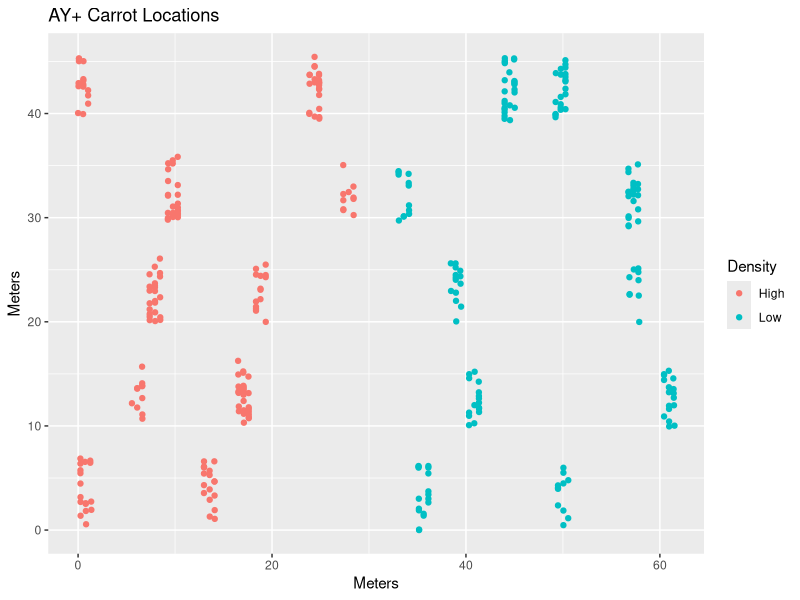
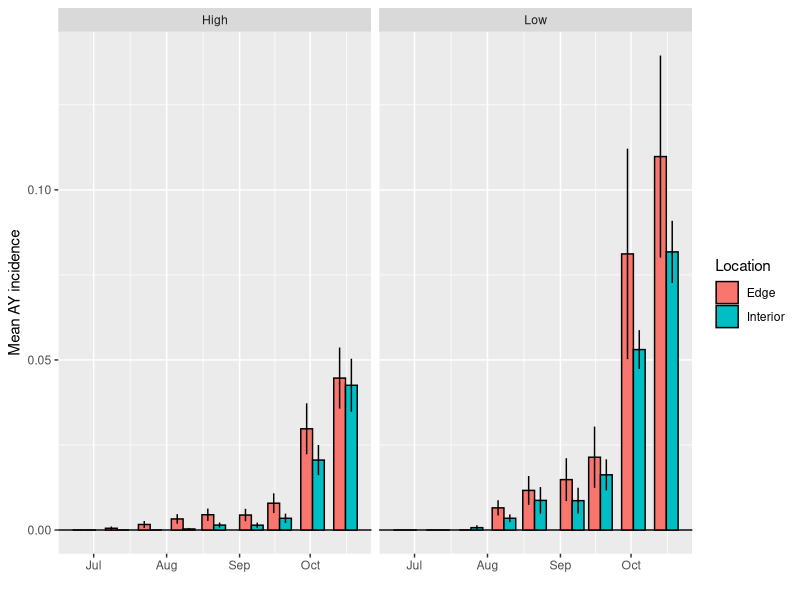
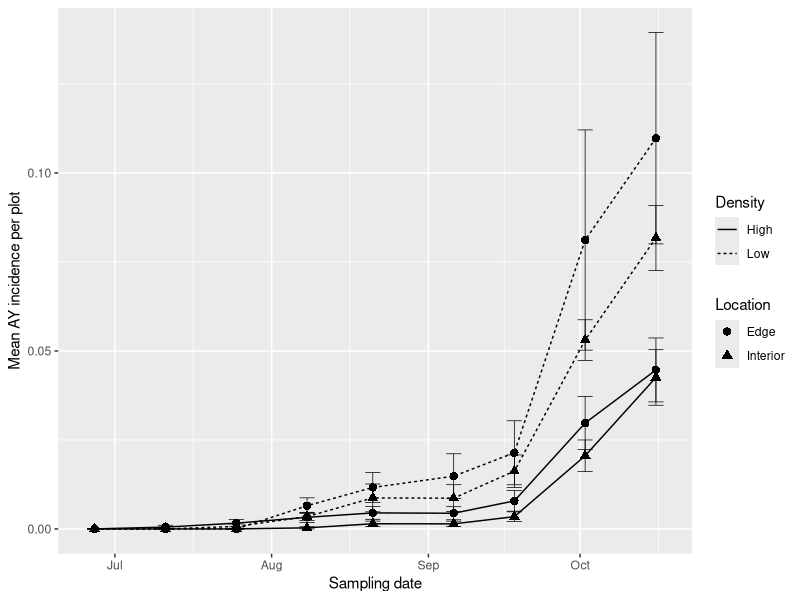
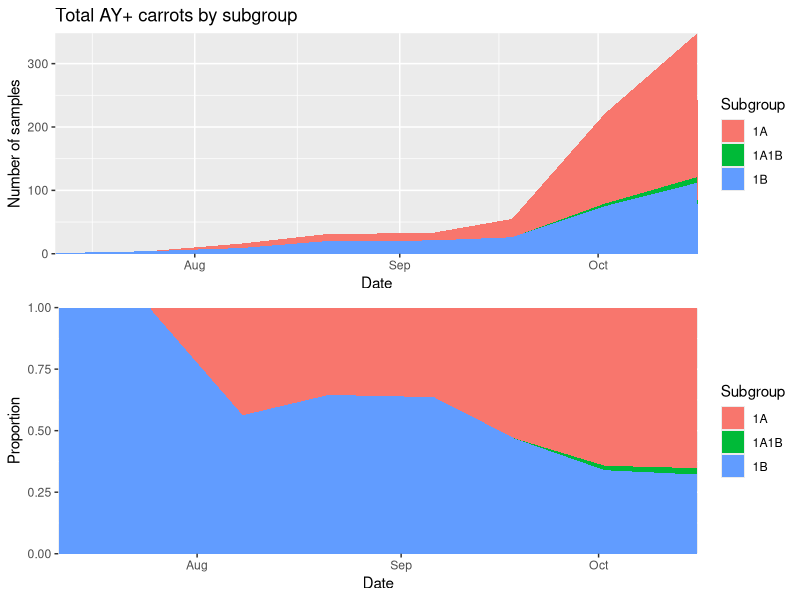
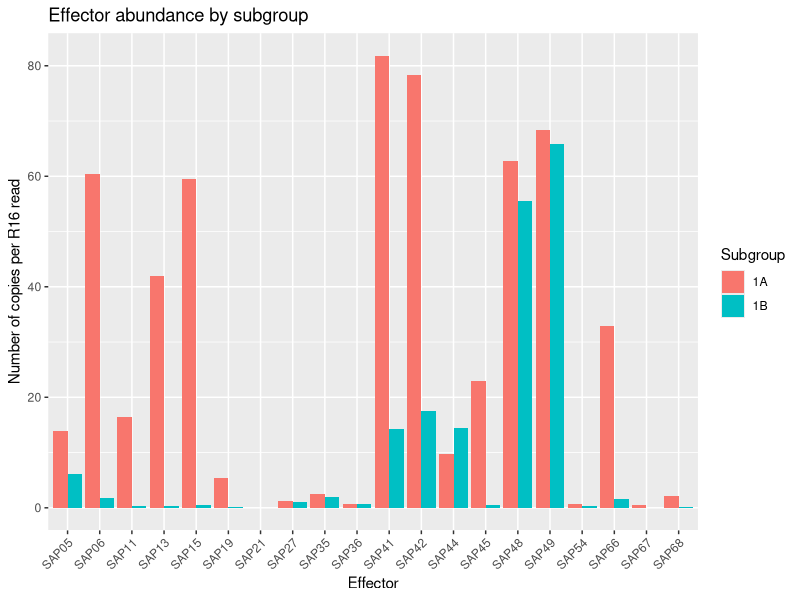
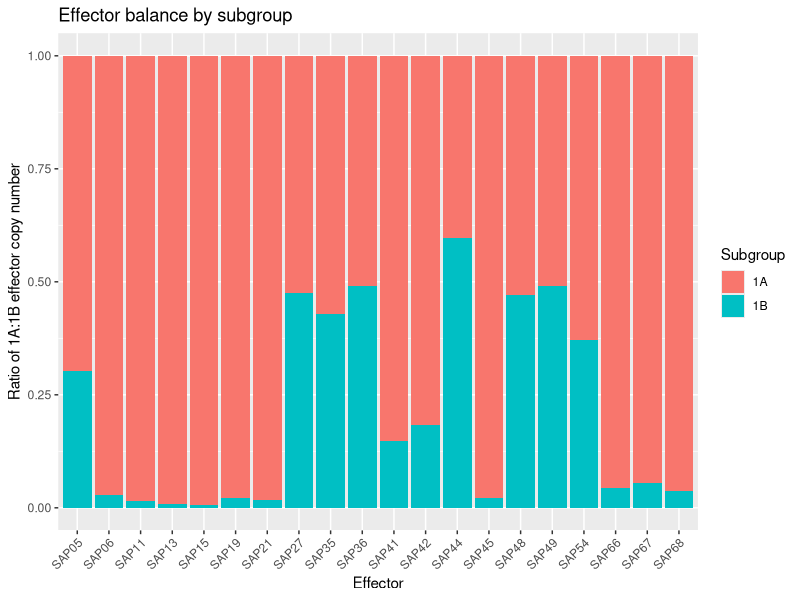
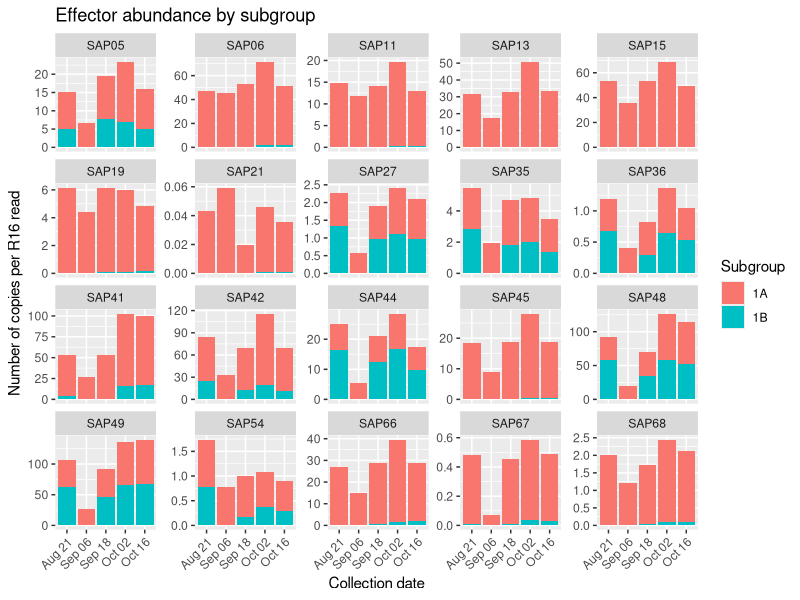
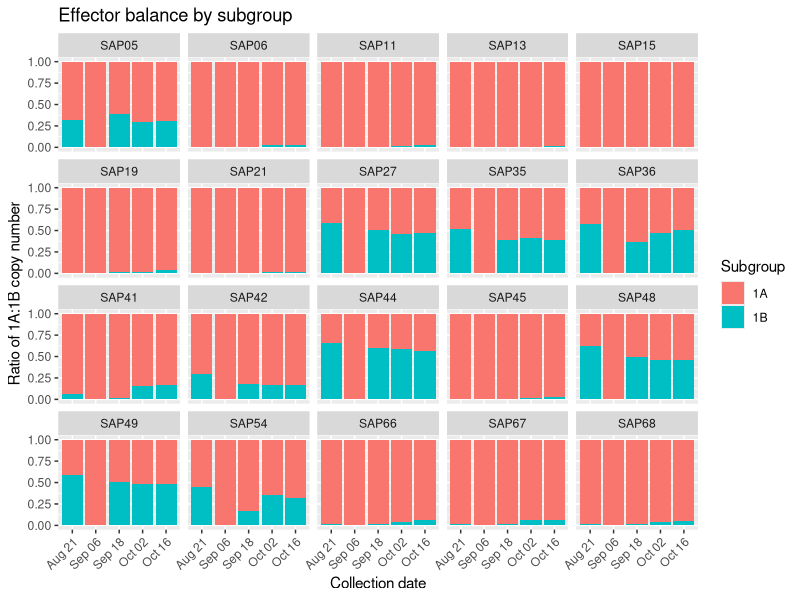

The R script that drew these images, in order: (Note: this script raises an error after producing the figures.)
# packages ----
library(tidyverse)
library(stats)
library(Cairo)



# read data ----

# diseased carrot locations
carrots =
  read_csv("data/carrot locs wtm.csv") %>%
  filter(AY == 1) %>%
  mutate_if(is.character, as.factor) %>%
  mutate(x = WTM_X, y = WTM_Y)

# front and back stake locations
stakes =
  read_csv("data/stakes.csv") %>%
  mutate_if(is.character, as.factor)

# read AY incidence data
ay =
  read_csv("data/incidence.csv") %>%
  mutate_if(is.character, as.factor)

# plot carrot locations
ay.pts =
  carrots %>%
  mutate(x = WTM_X - min(WTM_X),
         y = WTM_Y - min(WTM_Y)) %>%
  ggplot(aes(x = x, y = y, color = Density)) +
  geom_point() +
  labs(title = "AY+ Carrot Locations",
       x = "Meters",
       y = "Meters")
ay.pts
ggsave("ay pts.png", ay.pts)



# disease incidence ----

# mean AY incidence by density and plot location
ay.summary =
  ay %>%
  group_by(Date, Density, Location) %>%
  summarise(n = n(),
            mean = mean(Incidence),
            sd = sd(Incidence),
            se = sd(Incidence)/sqrt(n()))


# bar plot of incidence over time by groups
ay.barplot =
  ay.summary %>%
  ggplot(aes(x = Date,
             y = mean,
             ymin = mean - se,
             ymax = mean + se,
             fill = Location)) +
  geom_hline(yintercept = 0) +
  geom_bar(stat = "identity",
           color = "black",
           width = 10,
           position = "dodge") +
  geom_linerange(position = position_dodge(10)) +
  facet_grid(. ~ Density) +
  labs(y = "Mean AY incidence", x = "")
ay.barplot
ggsave("ay barplot.png", ay.barplot)

# disease incidence over time, line plot
ay.lineplot =
  ay.summary %>%
  ggplot(aes(x = Date,
             y = mean,
             ymin = mean - se,
             ymax = mean + se,
             group = paste(Density, Location))) +
  geom_line(aes(linetype = Density), size = .5) +
  geom_point(aes(shape = Location), size = 2.5) +
  geom_errorbar(width = 3, size = .25) +
  scale_shape_discrete() +
  scale_color_manual(values = c("black", "darkgrey")) +
  labs(y = "Mean AY incidence per plot", x = "Sampling date")
ay.lineplot
ggsave("ay lineplot.png", ay.lineplot)



# subgroup plots ----

subgroups = read_csv("data/subgroups.csv") %>%
  mutate_if(is.character, as.factor)
str(subgroups)

# cumulative subgroups over time
subgroup_count = subgroups %>%
  group_by(Date, Subgroup) %>%
  summarise(n = n()) %>%
  spread(Subgroup, n, fill = 0) %>%
  gather(Subgroup, n, `1A`:`1B`) %>%
  ungroup() %>%
  arrange(Subgroup) %>%
  group_by(Subgroup) %>%
  mutate(cumn = cumsum(n))
subgroup_count

library(gridExtra)
p = subgroup_count %>%
  ggplot(aes(x = Date, y = cumn, fill = Subgroup)) +
  coord_cartesian(expand = F)
grid.arrange(p + geom_area() +
               labs(title = "Total AY+ carrots by subgroup",
                    y = "Number of samples"),
             p + geom_area(position = "fill") +
               labs(y = "Proportion"))



# effector plots ----

effectors = read_csv("data/effectors.csv")

# gather SAPs
eff_long = effectors %>%
  gather(Effector, Reads, SAP05:SAP68) %>%
  mutate(CopyNumber = Reads / R16)

eff_long %>%
  group_by(Subgroup, Effector) %>%
  summarise(n = n(), MeanCopyNumber = mean(CopyNumber))



# bar plot overall
p = eff_long %>%
  filter(Subgroup != "1A1B") %>%
  group_by(Subgroup, Effector) %>%
  summarise(CopyNumber.mean = mean(CopyNumber),
            CopyNumber.sd = sd(CopyNumber)) %>%
  arrange(CopyNumber.mean) %>%
  ggplot(aes(x = Effector,
             y = CopyNumber.mean,
             fill = Subgroup)) +
  theme(axis.text.x = element_text(angle = 45, hjust = 1))

p + geom_bar(stat = "identity", position = "dodge") +
  labs(title = "Effector abundance by subgroup",
       y = "Number of copies per R16 read",
       x = "Effector")

p + geom_bar(stat = "identity", position = "fill") +
  labs(title = "Effector balance by subgroup",
       y = "Ratio of 1A:1B effector copy number",
       x = "Effector")



# set up bar plot by date
p = eff_long %>%
  filter(Subgroup != "1A1B") %>%
  group_by(Date, Subgroup, Effector) %>%
  summarise(CopyNumber.mean = mean(CopyNumber),
            CopyNumber.sd = sd(CopyNumber)) %>%
  ggplot(aes(x = factor(Date,
                        labels = unique(format(Date, "%b %d")),
                        ordered = T),
             y = CopyNumber.mean,
             fill = Subgroup)) +
  theme(axis.text.x = element_text(angle = 45, hjust = 1))

p + geom_col(position = "stack") +
  facet_wrap(~Effector, scales = "free_y") +
  labs(title = "Effector abundance by subgroup",
       x = "Collection date",
       y = "Number of copies per R16 read")

p + geom_col(position = "fill") +
  facet_wrap(~Effector) +
  labs(title = "Effector balance by subgroup",
       x = "Collection date",
       y = "Ratio of 1A:1B copy number")


# effector analysis ----
# generate log copy number transformations
eff_long %>%
  filter(Subgroup != "1A1B") %>%
  group_by(Effector) %>%
  summarise(pval = chisq.test(Subgroup, Reads)$p.value)
  
test = eff_long %>%
  select(SampleID, Subgroup, Effector, CopyNumber) %>%
  filter(Subgroup != "1A1B") %>%
  mutate(logcopy = log(CopyNumber + 1))

test %>%
  filter(Effector == "SAP15") %>%
  chisq.test(.$logcopy, .$Subgroup, simulate.p.value = T)
test2 = filter(test, Effector == "SAP15")
test2 %>%
  group_by(Subgroup) %>%
  summarise(mean = mean(logcopy))

glm(Subgroup ~ logcopy, data = test2, family = binomial(link = "logit"))


# Logit analysis/chi2 tests and save results
# produce summary table
